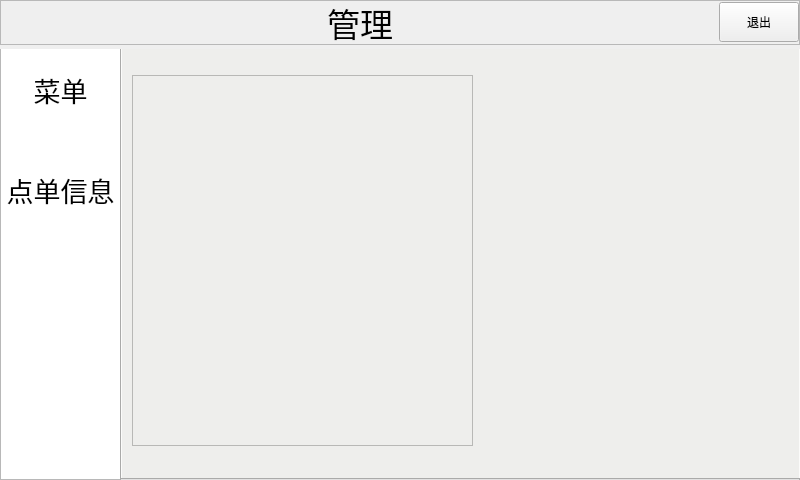
<?xml version="1.0" encoding="UTF-8"?>
<ui version="4.0">
 <class>admin</class>
 <widget class="QWidget" name="admin">
  <property name="geometry">
   <rect>
    <x>0</x>
    <y>0</y>
    <width>800</width>
    <height>480</height>
   </rect>
  </property>
  <property name="windowTitle">
   <string>Form</string>
  </property>
  <widget class="QFrame" name="frame">
   <property name="geometry">
    <rect>
     <x>0</x>
     <y>0</y>
     <width>800</width>
     <height>45</height>
    </rect>
   </property>
   <property name="minimumSize">
    <size>
     <width>800</width>
     <height>45</height>
    </size>
   </property>
   <property name="maximumSize">
    <size>
     <width>16777215</width>
     <height>45</height>
    </size>
   </property>
   <property name="frameShape">
    <enum>QFrame::StyledPanel</enum>
   </property>
   <property name="frameShadow">
    <enum>QFrame::Raised</enum>
   </property>
   <layout class="QHBoxLayout" name="horizontalLayout">
    <property name="spacing">
     <number>0</number>
    </property>
    <property name="leftMargin">
     <number>0</number>
    </property>
    <property name="topMargin">
     <number>0</number>
    </property>
    <property name="rightMargin">
     <number>0</number>
    </property>
    <property name="bottomMargin">
     <number>0</number>
    </property>
    <item>
     <spacer name="horizontalSpacer">
      <property name="orientation">
       <enum>Qt::Horizontal</enum>
      </property>
      <property name="sizeHint" stdset="0">
       <size>
        <width>301</width>
        <height>20</height>
       </size>
      </property>
     </spacer>
    </item>
    <item>
     <widget class="QLabel" name="label">
      <property name="minimumSize">
       <size>
        <width>110</width>
        <height>35</height>
       </size>
      </property>
      <property name="maximumSize">
       <size>
        <width>16777215</width>
        <height>45</height>
       </size>
      </property>
      <property name="sizeIncrement">
       <size>
        <width>11</width>
        <height>0</height>
       </size>
      </property>
      <property name="font">
       <font>
        <pointsize>25</pointsize>
       </font>
      </property>
      <property name="text">
       <string>管理</string>
      </property>
      <property name="alignment">
       <set>Qt::AlignCenter</set>
      </property>
     </widget>
    </item>
    <item>
     <spacer name="horizontalSpacer_2">
      <property name="orientation">
       <enum>Qt::Horizontal</enum>
      </property>
      <property name="sizeHint" stdset="0">
       <size>
        <width>301</width>
        <height>20</height>
       </size>
      </property>
     </spacer>
    </item>
    <item>
     <widget class="QPushButton" name="pushButton_ru">
      <property name="minimumSize">
       <size>
        <width>80</width>
        <height>40</height>
       </size>
      </property>
      <property name="text">
       <string>退出</string>
      </property>
     </widget>
    </item>
   </layout>
  </widget>
  <widget class="QFrame" name="frame_2">
   <property name="geometry">
    <rect>
     <x>0</x>
     <y>49</y>
     <width>800</width>
     <height>441</height>
    </rect>
   </property>
   <property name="minimumSize">
    <size>
     <width>800</width>
     <height>400</height>
    </size>
   </property>
   <property name="frameShape">
    <enum>QFrame::StyledPanel</enum>
   </property>
   <property name="frameShadow">
    <enum>QFrame::Raised</enum>
   </property>
   <widget class="QListWidget" name="listWidget">
    <property name="geometry">
     <rect>
      <x>0</x>
      <y>-10</y>
      <width>121</width>
      <height>441</height>
     </rect>
    </property>
    <property name="styleSheet">
     <string notr="true">QListView:item {height:100px}
 QListView::item:selected {background-color: rgb(246, 212, 187);color:rgb(116, 102, 93)}</string>
    </property>
    <item>
     <property name="text">
      <string>菜单</string>
     </property>
     <property name="font">
      <font>
       <pointsize>20</pointsize>
      </font>
     </property>
     <property name="textAlignment">
      <set>AlignCenter</set>
     </property>
    </item>
    <item>
     <property name="text">
      <string>点单信息</string>
     </property>
     <property name="font">
      <font>
       <pointsize>20</pointsize>
      </font>
     </property>
     <property name="textAlignment">
      <set>AlignCenter</set>
     </property>
    </item>
   </widget>
   <widget class="QTabWidget" name="tabWidget">
    <property name="geometry">
     <rect>
      <x>120</x>
      <y>-30</y>
      <width>681</width>
      <height>461</height>
     </rect>
    </property>
    <property name="styleSheet">
     <string notr="true">background-color: rgb(238, 238, 236);</string>
    </property>
    <property name="currentIndex">
     <number>1</number>
    </property>
    <widget class="QWidget" name="tab_menu">
     <attribute name="title">
      <string>Tab 1</string>
     </attribute>
     <widget class="QLabel" name="label_sql">
      <property name="geometry">
       <rect>
        <x>30</x>
        <y>10</y>
        <width>131</width>
        <height>51</height>
       </rect>
      </property>
      <property name="font">
       <font>
        <pointsize>16</pointsize>
       </font>
      </property>
      <property name="text">
       <string>数据库信息</string>
      </property>
     </widget>
     <widget class="QTableView" name="tableView_sql">
      <property name="geometry">
       <rect>
        <x>20</x>
        <y>90</y>
        <width>641</width>
        <height>291</height>
       </rect>
      </property>
     </widget>
     <widget class="QSplitter" name="splitter">
      <property name="geometry">
       <rect>
        <x>410</x>
        <y>30</y>
        <width>240</width>
        <height>31</height>
       </rect>
      </property>
      <property name="orientation">
       <enum>Qt::Horizontal</enum>
      </property>
      <widget class="QPushButton" name="pushButton_chang">
       <property name="text">
        <string>修改</string>
       </property>
      </widget>
      <widget class="QPushButton" name="pushButton_add">
       <property name="text">
        <string>添加</string>
       </property>
      </widget>
      <widget class="QPushButton" name="pushButton_delete">
       <property name="text">
        <string>删除</string>
       </property>
      </widget>
     </widget>
     <widget class="QWidget" name="layoutWidget">
      <property name="geometry">
       <rect>
        <x>180</x>
        <y>10</y>
        <width>201</width>
        <height>71</height>
       </rect>
      </property>
      <layout class="QVBoxLayout" name="verticalLayout">
       <item>
        <widget class="QLabel" name="label_show">
         <property name="minimumSize">
          <size>
           <width>180</width>
           <height>30</height>
          </size>
         </property>
         <property name="maximumSize">
          <size>
           <width>16777215</width>
           <height>30</height>
          </size>
         </property>
         <property name="font">
          <font>
           <underline>false</underline>
          </font>
         </property>
         <property name="styleSheet">
          <string notr="true">border-bottom:3px;</string>
         </property>
         <property name="frameShape">
          <enum>QFrame::Panel</enum>
         </property>
         <property name="frameShadow">
          <enum>QFrame::Sunken</enum>
         </property>
         <property name="lineWidth">
          <number>1</number>
         </property>
         <property name="text">
          <string/>
         </property>
         <property name="scaledContents">
          <bool>false</bool>
         </property>
         <property name="openExternalLinks">
          <bool>false</bool>
         </property>
        </widget>
       </item>
       <item>
        <widget class="QTextEdit" name="textEdit_updata">
         <property name="minimumSize">
          <size>
           <width>180</width>
           <height>30</height>
          </size>
         </property>
         <property name="maximumSize">
          <size>
           <width>200</width>
           <height>30</height>
          </size>
         </property>
         <property name="sizeIncrement">
          <size>
           <width>180</width>
           <height>30</height>
          </size>
         </property>
         <property name="placeholderText">
          <string>修改的内容</string>
         </property>
        </widget>
       </item>
      </layout>
     </widget>
    </widget>
    <widget class="QWidget" name="tab_massage">
     <attribute name="title">
      <string>Tab 2</string>
     </attribute>
     <widget class="QListView" name="listView_user">
      <property name="geometry">
       <rect>
        <x>10</x>
        <y>30</y>
        <width>341</width>
        <height>371</height>
       </rect>
      </property>
     </widget>
    </widget>
   </widget>
  </widget>
 </widget>
 <resources/>
 <connections/>
</ui>
